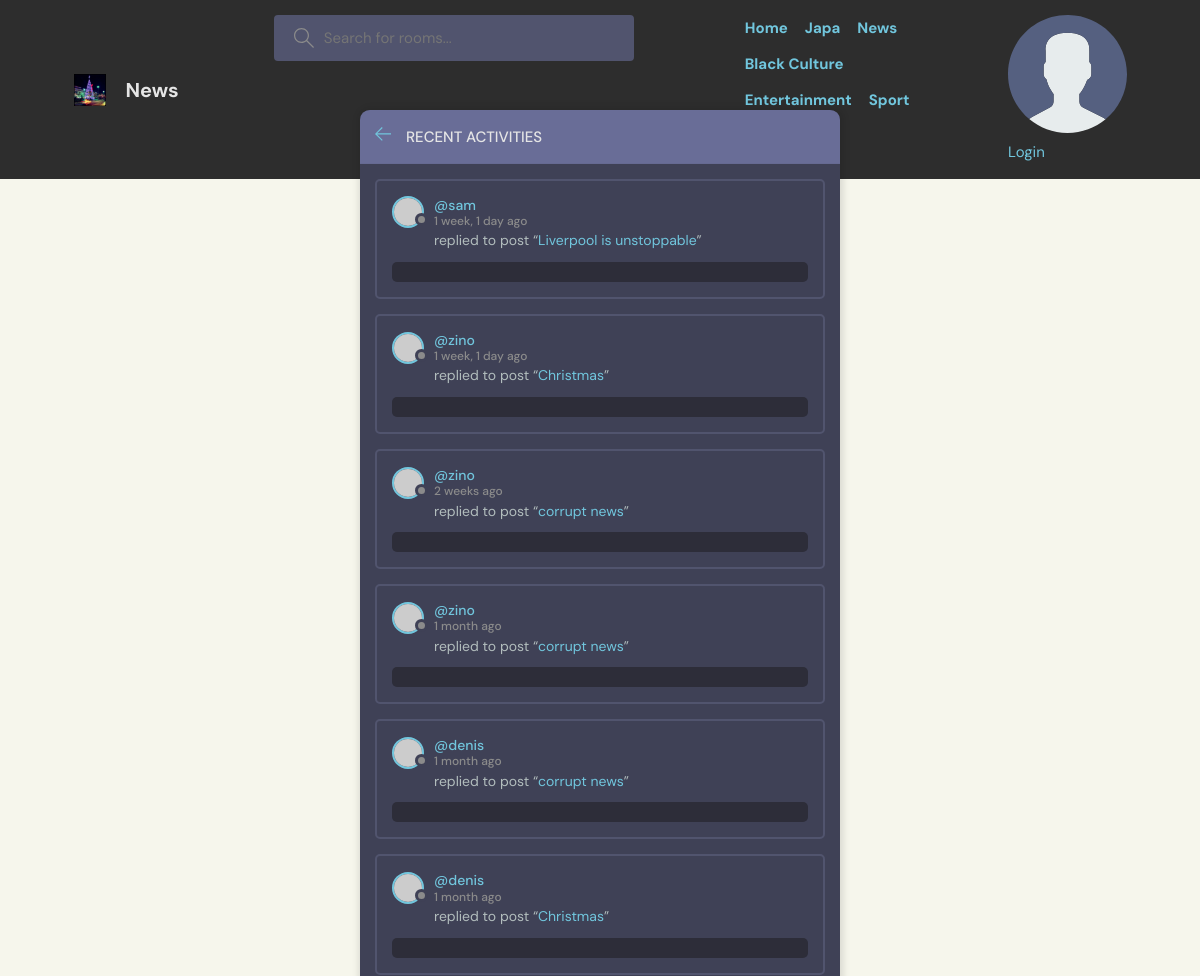
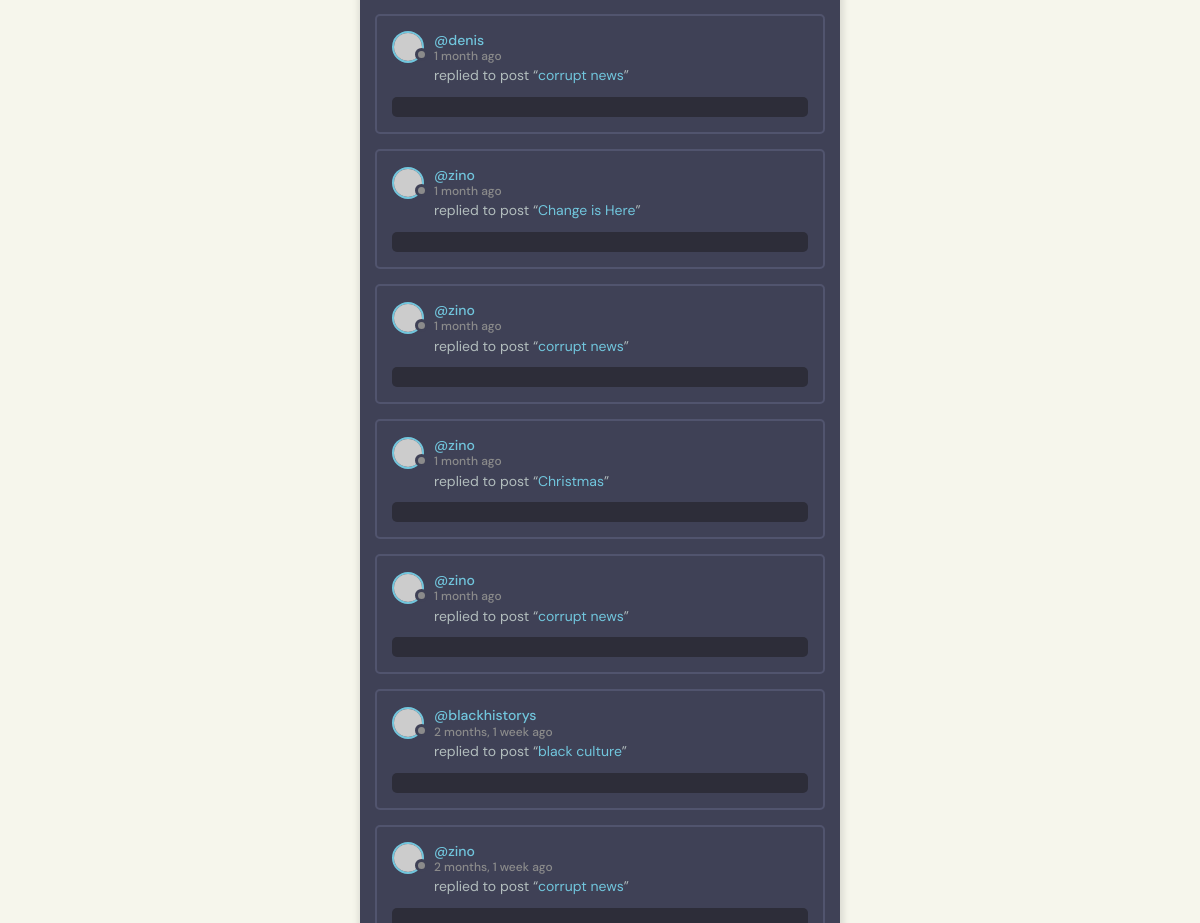
The page /activity/ on the database its author committed (2 pictures, top to bottom).
### blog/models.py (models this page shows, shortened)
class Comment(models.Model):
    post = models.ForeignKey(Post, related_name='comments', on_delete=models.CASCADE)
    user = models.ForeignKey(User, on_delete=models.CASCADE)
    content = models.TextField()
    created_at = models.DateTimeField(auto_now_add=True)
    class Meta:
        ordering = ['-created_at']

class Post(models.Model):
    title = models.CharField(max_length=200)
    author = models.ForeignKey(User, on_delete=models.CASCADE)
    content = models.TextField(blank=True, null=True)
    participants =models.ManyToManyField(User, related_name='participants', blank=True)
    image = models.ImageField(upload_to='post_images/', blank=True, null=True)
    created_at = models.DateTimeField(auto_now_add=True)
    updated_at = models.DateTimeField(auto_now=True)
    category = models.ForeignKey(Category, on_delete=models.CASCADE)
    views = models.PositiveIntegerField(default=0)
    class Meta:
        ordering = ['-updated_at', 'created_at']
    def __str__(self):
        return self.title

### blog/views.py (the view)
# urls.py: path('activity/', views.activityView, name='activity'),
def activityView(request):
    news_comments = Comment.objects.all()
    context = {'news_comments': news_comments}
    return render(request, "apalaa/activity.html", context)

### template/apalaa/activity.html (shortened to what this page needs)
{% extends 'main.html' %}
{% block content %}
    <main class="layout">
      <div class="container">
        <div class="layout__box">
          <div class="layout__boxHeader">
            <div class="layout__boxTitle">
              <a href="{% url 'home' %}">
                <svg version="1.1" xmlns="http://www.w3.org/2000/svg" width="32" height="32" viewBox="0 0 32 32">
                  <title>arrow-left</title>
                  <path
                    d="M13.723 2.286l-13.723 13.714 13.719 13.714 1.616-1.611-10.96-10.96h27.625v-2.286h-27.625l10.965-10.965-1.616-1.607z"
                  ></path>
                </svg>
              </a>
              <h3>Recent Activities</h3>
            </div>
          </div>
    {% for message in news_comments %}
    <div class="activities__box">
      <div class="activities__boxHeader roomListRoom__header">
        <a href="{% url 'profile' message.user.id %}" class="roomListRoom__author">
          <div class="avatar avatar--small">
            <img src="https://randomuser.me/api/portraits/women/11.jpg" />
          </div>
          <p>
            @{{message.user}}
            <span>{{message.created_at|timesince}} ago</span>
          </p>
        </a>
      </div>
      <div class="activities__boxContent">
        <p>replied to post “<a href="{% url 'news' message.post.id%}">{{message.post}}</a>”</p>
        <div class="activities__boxRoomContent">
        </div>
      </div>
    </div>
    {% endfor %}
          </div>
        </div>
    </main>
{% endblock content %}

### static/styles/style.css (style rules this page uses)
:root { --color-main: #71c6dd; --color-main-light: #e1f6fb; --color-dark: #3f4156; --color-dark-medium: #51546e; --color-dark-light: #696d97; --color-light: #e5e5e5; --color-gray: #8b8b8b; --color-light-gray: #b2bdbd; --color-bg: #2d2d39; --color-success: #5dd693; --color-error: #fc4b0b; }
* { font-family: "DM Sans", -apple-system, BlinkMacSystemFont, "Segoe UI", Roboto, Oxygen, Ubuntu, Cantarell, "Open Sans", "Helvetica Neue", sans-serif; margin: 0; padding: 0; box-sizing: border-box; text-rendering: optimizeLegibility; font-size: inherit; }
html { font-size: 56.25%; }
@media only screen and (min-width: 1200px) { html { font-size: 62.5%; } }
body { line-height: 1.6; font-weight: 400; font-size: 1.5rem; color: var(--color-light-gray); background-color: #F6F6EC; min-height: 100vh; }
img { width: 100%; }
a { display: inline-block; color: var(--color-main); text-decoration: none; }
.container { max-width: 120rem; width: 90%; margin: auto; }
.avatar { position: relative; display: inline-block; border-radius: 50%; border: 2px solid var(--color-main); }
.avatar img { display: block; border-radius: 50%; object-fit: cover; object-position: center; }
.avatar::after { content: ""; display: block; position: absolute; background-color: var(--color-gray); z-index: 111; border-radius: 50%; border: 0.3rem solid var(--color-dark); }
.avatar.avatar--small img { width: 2.8rem; height: 2.8rem; }
.avatar.avatar--small:after { width: 0.7rem; height: 0.7rem; bottom: 0px; right: -6px; }
.layout { margin-top: 2.4rem; }
.layout > .container { display: flex; justify-content: space-between; align-items: flex-start; }
.layout__box { width: 90%; max-width: 48rem; min-height: 40rem; position: absolute; top: 50%; left: 50%; transform: translate(-50%, -46%); background-color: var(--color-dark); border-radius: 1rem; box-shadow: 1px 1px 6px 3px rgba(0, 0, 0, 0.1); overflow: hidden; }
.layout__boxHeader { display: flex; padding: 1.5rem; background-color: var(--color-dark-light); }
.layout__boxTitle { display: flex; gap: 1.5rem; align-items: center; }
.layout__boxTitle h3 { text-transform: uppercase; font-weight: 500; color: var(--color-light); }
.layout__boxTitle svg { width: 1.6rem; height: 1.6rem; fill: var(--color-main); }
.roomListRoom__header { display: flex; justify-content: space-between; align-items: center; }
.roomListRoom__author { font-weight: 500; display: flex; align-items: center; gap: 1rem; }
.activities__box { margin: 1.5rem; padding: 1.5rem; border: 2px solid var(--color-dark-medium); border-radius: 5px; }
.activities__boxHeader p { font-size: 1.4rem; line-height: 1.3; }
.activities__boxHeader p span { color: var(--color-gray); font-size: 1.2rem; display: block; }
.activities__boxContent { margin-left: 4.2rem; }
.activities__boxContent { font-size: 1.4rem; }
.activities__boxRoomContent { background: var(--color-bg); padding: 1rem; border-radius: 5px; margin-top: 1rem; margin-left: -4.2rem; }

### rows shown on the page
Comment: user "sam", created_at "1 week, 1 day", post "Liverpool is unstoppable"
Comment: user "zino", created_at "1 week, 1 day", post "Christmas"
Comment: user "zino", created_at "2 weeks", post "corrupt news"
Comment: user "zino", created_at "1 month", post "corrupt news"
Comment: user "denis", created_at "1 month", post "corrupt news"
Comment: user "denis", created_at "1 month", post "Christmas"
Comment: user "denis", created_at "1 month", post "corrupt news"
Comment: user "zino", created_at "1 month", post "Change is Here"
Comment: user "zino", created_at "1 month", post "corrupt news"
Comment: user "zino", created_at "1 month", post "Christmas"
Comment: user "zino", created_at "1 month", post "corrupt news"
Comment: user "blackhistorys", created_at "2 months, 1 week", post "black culture"
Comment: user "zino", created_at "2 months, 1 week", post "corrupt news"
